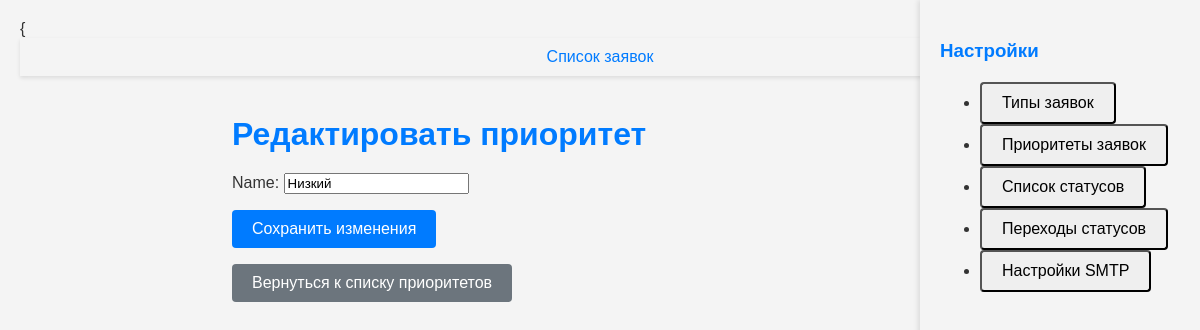
Page /priority/edit/1/ on the earlier database version.
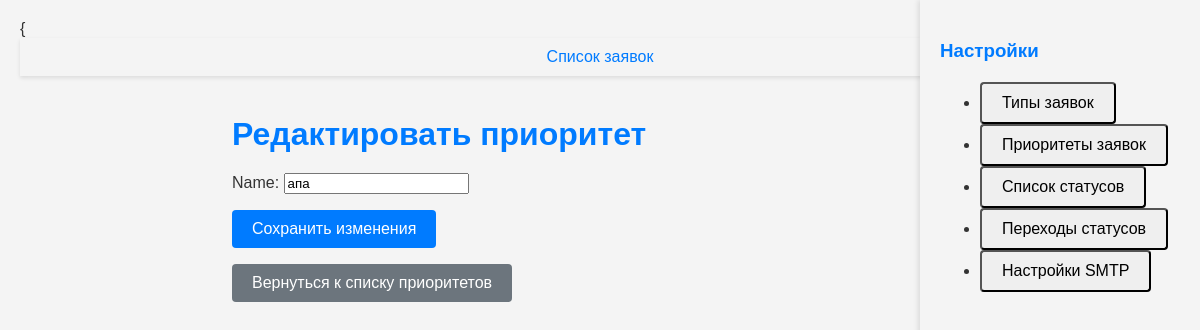
Same page on the later database version.
### service/models.py (models this page shows, shortened)
class Priority(models.Model):
    name = models.CharField(max_length=50, unique=True)

### service/views/settings_views.py (the view)
# urls.py: path('priority/edit/<int:pk>/', create_or_edit_priority, name='edit_priority'),
def create_or_edit_priority(request, pk=None):
    if pk:
        priority = get_object_or_404(Priority, pk=pk)
        form = PriorityForm(request.POST or None, instance=priority)
    else:
        priority = None
        form = PriorityForm(request.POST or None)
    if request.method == 'POST' and form.is_valid():
        form.save()
        messages.success(request, "Приоритет успешно сохранен.")
        return redirect('priority_list')
    context = {
        'form': form,
        'priority': priority
    }
    return render(request, 'settings/priority.html', context)

### service/forms/Settings_forms.py
class PriorityForm(forms.ModelForm):
    class Meta:
        model = Priority
        fields = ['name']

### service/templates/settings/priority.html (shortened to what this page needs)
{{% extends 'settings/settings_sidebar.html' %}
{% block settings_content %}
    <h1>{% if priority %}Редактировать{% else %}Создать{% endif %} приоритет</h1>
    <form method="post">
        {{ form.as_p }}
        <button type="submit" class="btn btn-primary">{% if priority %}Сохранить изменения{% else %}Создать приоритет{% endif %}</button>
    </form>
    <a href="{% url 'priority_list' %}" class="btn btn-secondary">Вернуться к списку приоритетов</a>
{% endblock %}

Differences in the rows shown:
changed Priority: name "Низкий" → "апа"
